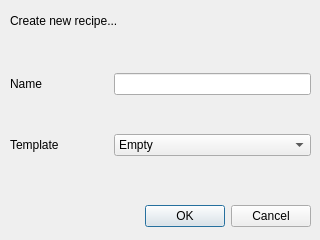
<?xml version="1.0" encoding="UTF-8"?>
<ui version="4.0">
 <class>NewRecipeWindow</class>
 <widget class="QDialog" name="NewRecipeWindow">
  <property name="geometry">
   <rect>
    <x>0</x>
    <y>0</y>
    <width>320</width>
    <height>240</height>
   </rect>
  </property>
  <property name="windowTitle">
   <string>Dialog</string>
  </property>
  <widget class="QDialogButtonBox" name="buttonBox">
   <property name="geometry">
    <rect>
     <x>10</x>
     <y>200</y>
     <width>301</width>
     <height>32</height>
    </rect>
   </property>
   <property name="orientation">
    <enum>Qt::Horizontal</enum>
   </property>
   <property name="standardButtons">
    <set>QDialogButtonBox::Cancel|QDialogButtonBox::Ok</set>
   </property>
  </widget>
  <widget class="QLabel" name="label">
   <property name="geometry">
    <rect>
     <x>10</x>
     <y>10</y>
     <width>291</width>
     <height>21</height>
    </rect>
   </property>
   <property name="text">
    <string>Create new recipe...</string>
   </property>
  </widget>
  <widget class="QWidget" name="verticalLayoutWidget">
   <property name="geometry">
    <rect>
     <x>10</x>
     <y>40</y>
     <width>301</width>
     <height>151</height>
    </rect>
   </property>
   <layout class="QVBoxLayout" name="verticalLayout">
    <item>
     <layout class="QHBoxLayout" name="horizontalLayout">
      <item>
       <widget class="QLabel" name="label_2">
        <property name="sizePolicy">
         <sizepolicy hsizetype="Preferred" vsizetype="Preferred">
          <horstretch>1</horstretch>
          <verstretch>0</verstretch>
         </sizepolicy>
        </property>
        <property name="text">
         <string>Name</string>
        </property>
       </widget>
      </item>
      <item>
       <widget class="QLineEdit" name="lineEdit">
        <property name="sizePolicy">
         <sizepolicy hsizetype="Expanding" vsizetype="Fixed">
          <horstretch>2</horstretch>
          <verstretch>0</verstretch>
         </sizepolicy>
        </property>
       </widget>
      </item>
     </layout>
    </item>
    <item>
     <layout class="QHBoxLayout" name="horizontalLayout_2">
      <item>
       <widget class="QLabel" name="label_3">
        <property name="sizePolicy">
         <sizepolicy hsizetype="Preferred" vsizetype="Preferred">
          <horstretch>1</horstretch>
          <verstretch>0</verstretch>
         </sizepolicy>
        </property>
        <property name="text">
         <string>Template</string>
        </property>
       </widget>
      </item>
      <item>
       <widget class="QComboBox" name="comboBox">
        <property name="sizePolicy">
         <sizepolicy hsizetype="Preferred" vsizetype="Fixed">
          <horstretch>2</horstretch>
          <verstretch>0</verstretch>
         </sizepolicy>
        </property>
        <item>
         <property name="text">
          <string>Empty</string>
         </property>
        </item>
        <item>
         <property name="text">
          <string>Simple</string>
         </property>
        </item>
       </widget>
      </item>
     </layout>
    </item>
   </layout>
  </widget>
 </widget>
 <resources/>
 <connections>
  <connection>
   <sender>buttonBox</sender>
   <signal>accepted()</signal>
   <receiver>NewRecipeWindow</receiver>
   <slot>accept()</slot>
   <hints>
    <hint type="sourcelabel">
     <x>248</x>
     <y>254</y>
    </hint>
    <hint type="destinationlabel">
     <x>157</x>
     <y>274</y>
    </hint>
   </hints>
  </connection>
  <connection>
   <sender>buttonBox</sender>
   <signal>rejected()</signal>
   <receiver>NewRecipeWindow</receiver>
   <slot>reject()</slot>
   <hints>
    <hint type="sourcelabel">
     <x>316</x>
     <y>260</y>
    </hint>
    <hint type="destinationlabel">
     <x>286</x>
     <y>274</y>
    </hint>
   </hints>
  </connection>
 </connections>
</ui>
